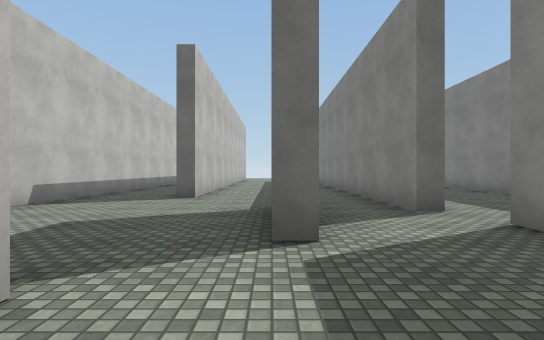
[1] (above)

19 first-person views from a walk through a 3-D level made in the Unity game engine. The camera is 1.2 m above the floor, looks level and sees 80° across. The floor is counted in squares, 2 m on a side. Each view is taken from the middle of a square. On the plan, view 1 faces up. The plan holds only what a view shows up to about 10 squares ahead; the rest is blank. The place goes on beyond the plan. The player is left out. Some animated figures are left out. Surface patterns are stand-ins for the level's own textures.

[2]
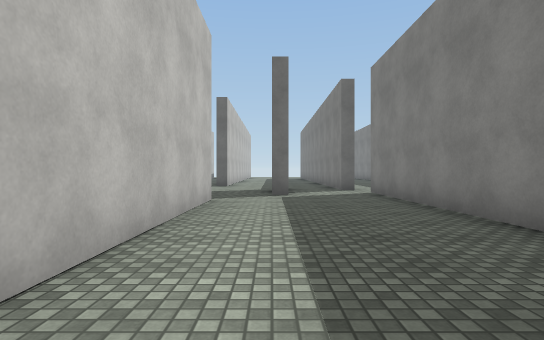

[3]
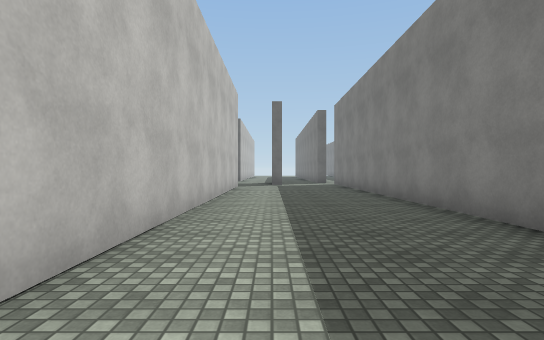

[4]
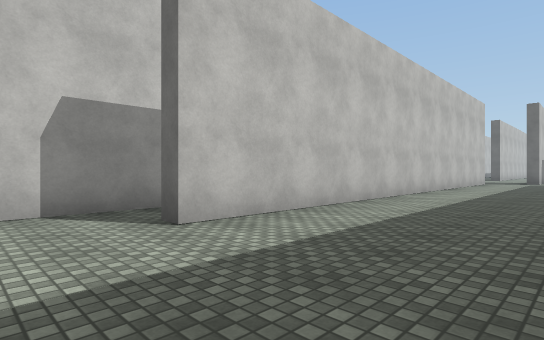

[5]
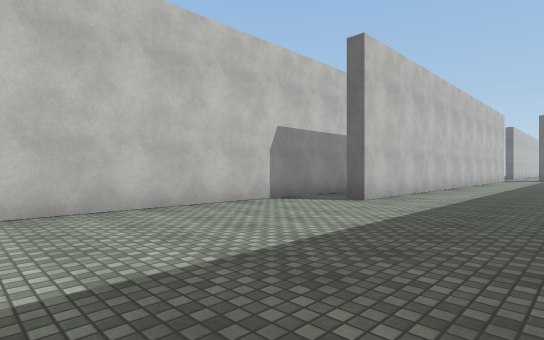

[6]
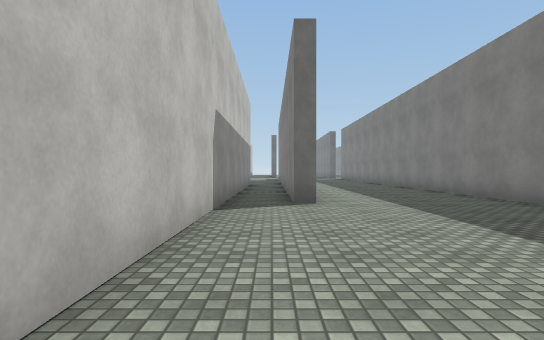

[7]
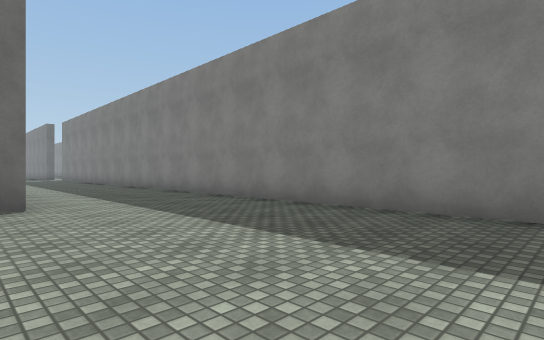

[8]
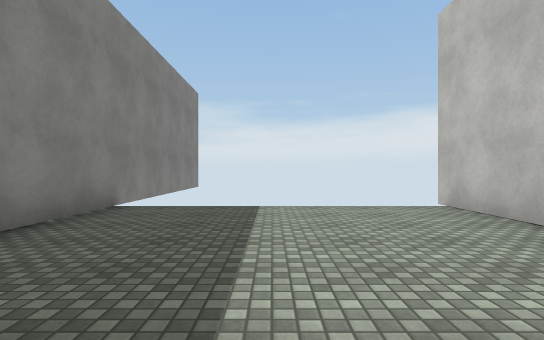

[9]
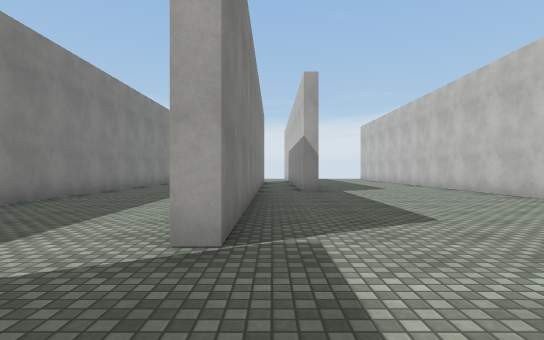

[10]
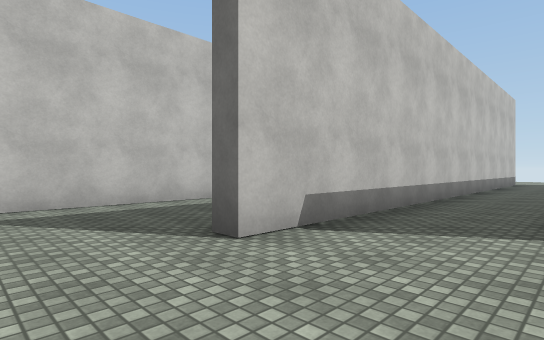

[11]
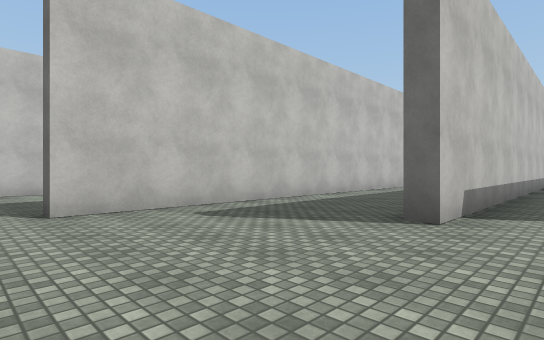

[12]
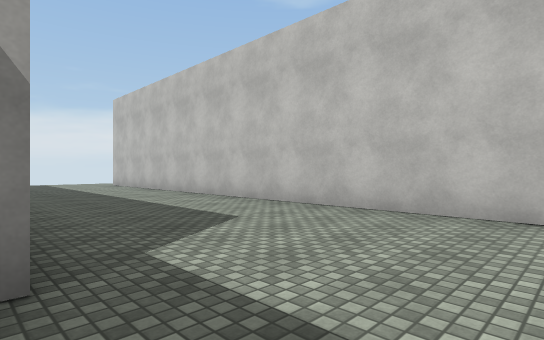

[13]
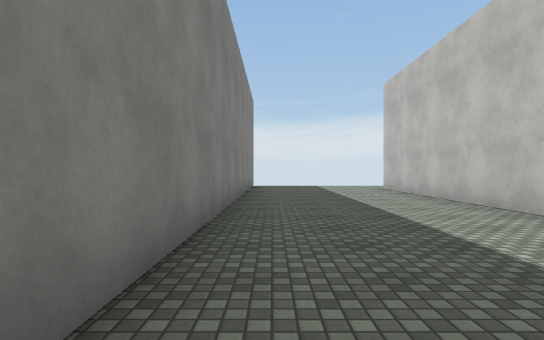

[14]
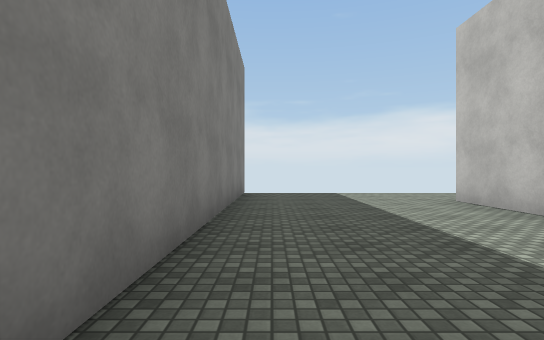

[15]
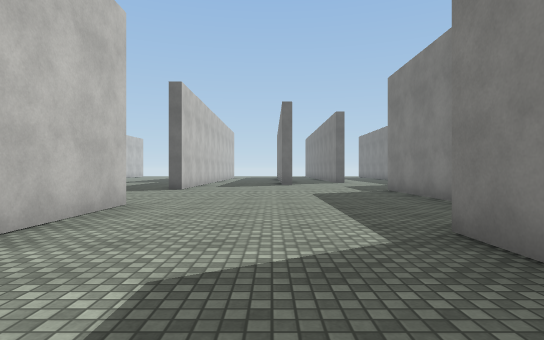

[16]
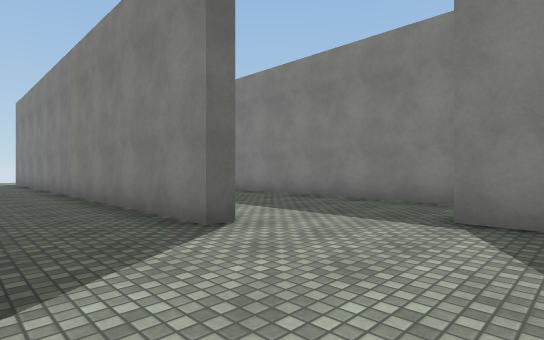

[17]
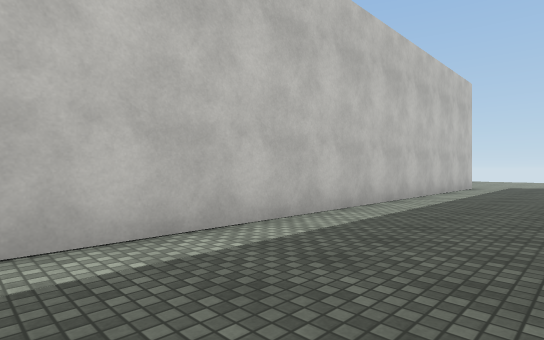

[18]
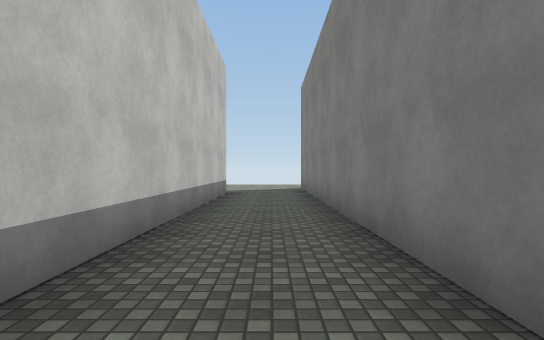

[19]
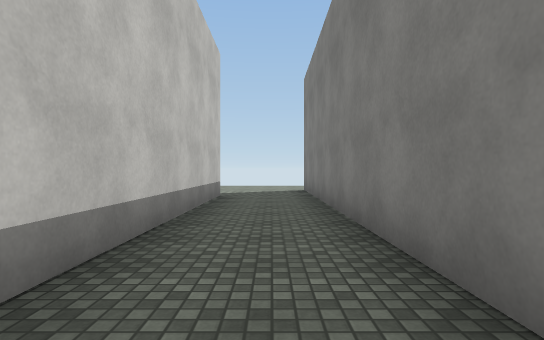

### Floor plan
Points are (right, up) in squares from view 1. A wall is a line through its corners. A room is listed if a view was taken in it or the views show most of it. See-through windows are left out.
Room 1 (views 1, 2, 3, 4, 5, 6, 7, 8)
walls: (-2.9, -8.1) (-2.9, -18.6); (-1.2, 1.5) (-1.2, -12.2) (-1.6, -12.2); (2.6, -19.5) (2.6, 2.6); (0.5, 2.7) (0, 2.7)
ways out: opening at (-1, 2) to room 2; opening at (1.5, 3)
Room 2 (views 9, 10, 11, 12, 13, 14, 15, 16, 17, 18, 19)
walls: (-7.5, -2.4) (-7.5, -16.2); (-1.6, -6) (-1.6, 1.5) (-1.2, 1.5); (0, 4.2) (0, 5.1); (-1.6, 6.9) (-2, 6.9) (-2, 18.6); (-7.7, 15.4) (-7.7, 1.9) (-8.2, 1.9); (-3.3, -18.5) (-3.3, -4.9) (-2.9, -4.9); (-4.2, 18.6) (-4.2, 4.8) (-4.6, 4.8)
ways out: opening at (-1, 2) to room 1; opening at (-5, 17.5); opening at (0, 6.7)

Positions as (right, up) in squares from view 1, and headings:
1: (0, 0), facing up
2: (0, -5), facing up
3: (0, -10), facing up
4: (2, -14), facing up-left
5: (2, -18), facing up-left
6: (-2, -18), facing up
7: (-2, -18), facing up-right
8: (0, -13), facing down
9: (-2, 4), facing down
10: (-2, 3), facing up-left
11: (-3, 1), facing up-left
12: (-3, -3), facing down-left
13: (-4, -6), facing down
14: (-4, -10), facing down
15: (-5, -8), facing up
16: (-4, 4), facing up-right
17: (-5, 4), facing up-left
18: (-3, 10), facing up
19: (-3, 11), facing up
